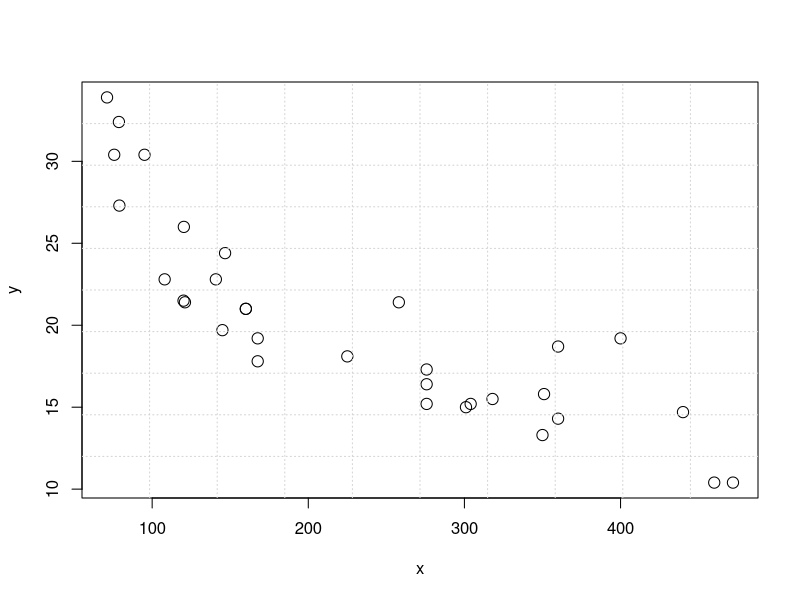
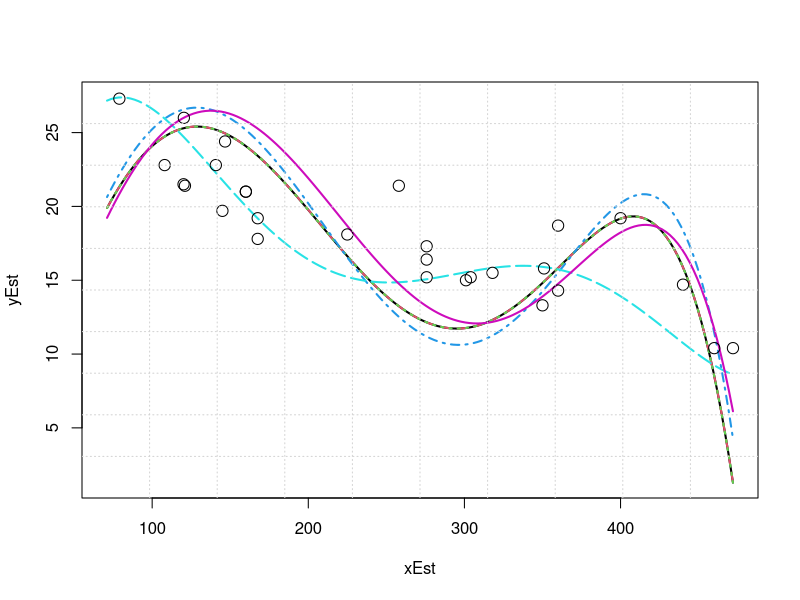

These charts were generated, in order, by the following R code:
# Coursera JHPH Data Science
# 09 - Developing Data Products
# Week 3 | Course Project Test
# Joe Nguyen | 23 Dec, 2015

# Change working directory
dirBase <- "/home/joe/Documents/01-coursera/01-data-science"
dirWorking <- "/09-data-products/shiny/cp"
setwd(file.path(dirBase, dirWorking))
rm(list = ls())
# par(mfrow = c(1,2))


## Logistic Regression Example
# Use logistic regression to fit a function to a dataset
data("mtcars"); require(ggplot2)
str(mtcars); summary(mtcars)
g <- ggplot(aes(disp, mpg), data = mtcars) + geom_point(shape = 0, size = 4)

x <- mtcars$disp
y <- mtcars$mpg

plot(x,y, cex = 1.5)
grid(10)

# For regularised regression, refer to Andrew Ng's notes here:
# http://openclassroom.stanford.edu/MainFolder/DocumentPage.php?course=MachineLearning&doc=exercises/ex5/ex5.html

# # Download data
# url <- 'http://openclassroom.stanford.edu/MainFolder/courses/MachineLearning/exercises/ex5materials/ex5Data.zip'
# if (!dir.exists('data')) {dir.create('data')}
# if (!file.exists('data/ex5Data.zip')) { download.file(url, destfile = 'data/ex5Data.zip', method = 'curl') }
# x <- read.table(unzip('data/ex5Data.zip', files = 'ex5Linx.dat')); x <- x$V1
# y <- read.table(unzip('data/ex5Data.zip', files = 'ex5Liny.dat')); y <- y$V1

lambda <- c(0,10,100,1000,10e3,100e3)

# Choose 5th order polynomial function
n <- 5
# m <- length(x)
# X <- matrix(c(rep(1,m), x, x^2, x^3, x^4, x^5), m)
# 
# # Solve for coefficients
# regularise <- function(lambda, x, y, n) {
#     require(MASS)  # for 'ginv'
#     lambdaMat <- diag(1,n+1,n+1); lambdaMat[1,1] <- 0
#     solve(t(X) %*% X + lambda * lambdaMat) %*% t(X) %*% y
# }
# coefVec <- sapply(lambda, regularise, x = X, y = y, n = n)


#############################
reg_obj <- function(lambda, x, y, n) {
    
    obj <- function(coef, lambda, x, y) {

        # h(x) = t0 + t1.x + t2.x^2 + t3.x^3 + t4.x^4 + t5.x^5
        fcn <- function(coef, x) {
            m <- length(x)
            matrix(c(rep(1,m), x, x^2, x^3, x^4, x^5), m) %*% coef
        }
        
        # Regularised objective function
        sum((fcn(coef,x) - y)^2) + lambda * sum(coef[-1]^2) / 2/length(y)
    }
    
    # Gradient descent for optimal coefficients
    solution <- optim(rep(0, n+1), obj, lambda = lambda, x = x, y = y)
    return(solution$par)
}

coefVec1 <- sapply(lambda, reg_obj, x = x, y = y, n = n)


################################
# Create x, y estimate for plotting
xEst <- seq(min(x), max(x), length.out = 5 * length(x))
m <- length(xEst)
XEst <- matrix(c(rep(1,m), xEst, xEst^2, xEst^3, xEst^4, xEst^5), m)
yEst <- XEst %*% coefVec1

funcDf <- data.frame(x = x, y = y,
                     xFn = xEst, yFn = yEst)

# g <- ggplot(aes(x, y), data = funcDf) +
#     geom_point(shape = 0, size = 4) + 
#     geom_line(aes(x = matrix(rep(xEst, ncol(yEst)), m), y = yEst))
# g

# matplot(matrix(rep(xEst, ncol(yEst)), m), yEst, type = 'l')
matplot(xEst, yEst, type = 'l', lwd = 2)
points(x,y, cex = 1.5)
grid(10)
